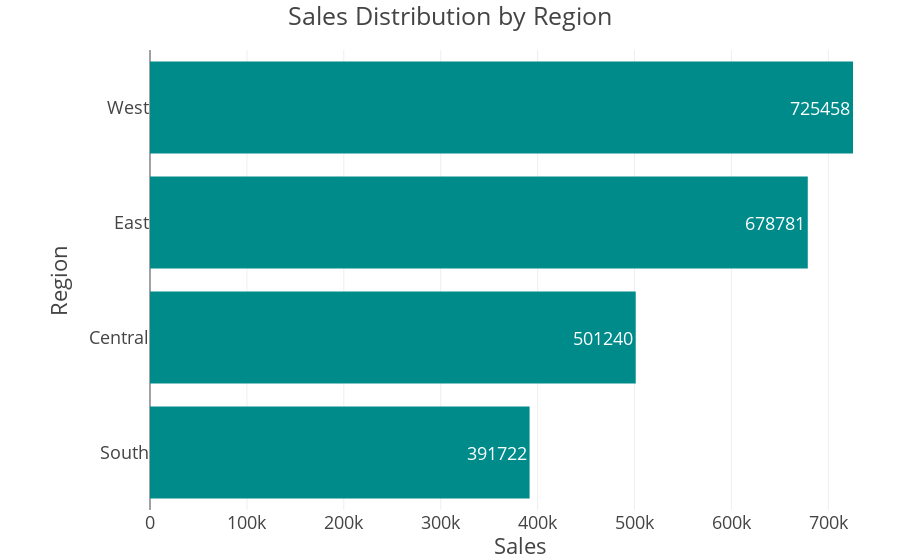

Notebook code cell kept with this figure:
### Code cell
fig = px.bar(sales_by_region, 
             x='Sales', 
             y='Region', title='Sales Distribution by Region', 
             color_discrete_sequence=['darkcyan'],
             text='Sales'
            )
fig.update_layout(template="presentation", paper_bgcolor="rgba(0, 0, 0, 0)", plot_bgcolor ="rgba(0, 0, 0, 0)", margin = dict(l=150, r=10, t=50, b=50))
fig.update_traces(texttemplate='%{x:.0f}', textposition = 'inside')
fig.show()
fig.write_image(os.path.join(results_dir,'sales_distribution_region_bar_ploty.jpg'))
fig.write_image(os.path.join(results_dir,'sales_distribution_region__bar_ploty.png'))
fig.write_html(os.path.join(results_dir,'sales_distribution_region__bar_ploty.html'))

### Figure 1 — Plotly figure (JSON) as saved in the notebook; plotly's stock layout.template omitted (floating-point values rounded to 4 significant figures)
{"data": [{"hovertemplate": "Sales=%{text}<br>Region=%{y}<extra></extra>", "legendgroup": "", "marker": {"color": "darkcyan", "pattern": {"shape": ""}}, "name": "", "orientation": "h", "showlegend": false, "text": [391700.0, 501200.0, 678800.0, 725500.0], "textposition": "inside", "texttemplate": "%{x:.0f}", "type": "bar", "x": [391700.0, 501200.0, 678800.0, 725500.0], "xaxis": "x", "y": ["South", "Central", "East", "West"], "yaxis": "y"}], "layout": {"autosize": true, "barmode": "relative", "legend": {"tracegroupgap": 0}, "margin": {"b": 50, "l": 150, "r": 10, "t": 50}, "paper_bgcolor": "rgba(0, 0, 0, 0)", "plot_bgcolor": "rgba(0, 0, 0, 0)", "title": {"text": "Sales Distribution by Region"}, "xaxis": {"anchor": "y", "autorange": true, "domain": [0, 1], "range": [0, 763600.0], "title": {"text": "Sales"}, "type": "linear"}, "yaxis": {"anchor": "x", "autorange": true, "domain": [0, 1], "range": [-0.5, 3.5], "title": {"text": "Region"}, "type": "category"}}}
